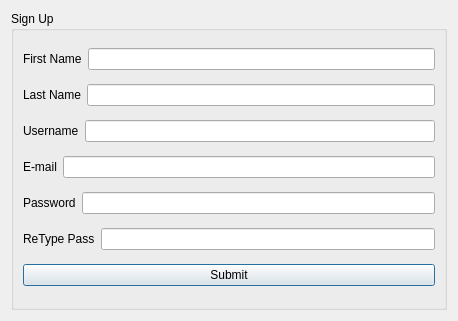
<?xml version="1.0" encoding="UTF-8"?>
<ui version="4.0">
 <class>SignUp</class>
 <widget class="QDialog" name="SignUp">
  <property name="geometry">
   <rect>
    <x>0</x>
    <y>0</y>
    <width>458</width>
    <height>321</height>
   </rect>
  </property>
  <property name="windowTitle">
   <string>Dialog</string>
  </property>
  <layout class="QHBoxLayout" name="horizontalLayout_7">
   <item>
    <widget class="QGroupBox" name="groupBox">
     <property name="title">
      <string>Sign Up</string>
     </property>
     <layout class="QVBoxLayout" name="verticalLayout">
      <item>
       <layout class="QHBoxLayout" name="horizontalLayout">
        <item>
         <widget class="QLabel" name="label">
          <property name="text">
           <string>First Name</string>
          </property>
         </widget>
        </item>
        <item>
         <widget class="QLineEdit" name="lineEdit_firstname"/>
        </item>
       </layout>
      </item>
      <item>
       <layout class="QHBoxLayout" name="horizontalLayout_2">
        <item>
         <widget class="QLabel" name="label_2">
          <property name="text">
           <string>Last Name</string>
          </property>
         </widget>
        </item>
        <item>
         <widget class="QLineEdit" name="lineEdit_lastname"/>
        </item>
       </layout>
      </item>
      <item>
       <layout class="QHBoxLayout" name="horizontalLayout_3">
        <item>
         <widget class="QLabel" name="label_3">
          <property name="text">
           <string>Username</string>
          </property>
         </widget>
        </item>
        <item>
         <widget class="QLineEdit" name="lineEdit_username"/>
        </item>
       </layout>
      </item>
      <item>
       <layout class="QHBoxLayout" name="horizontalLayout_4">
        <item>
         <widget class="QLabel" name="label_4">
          <property name="text">
           <string>E-mail</string>
          </property>
         </widget>
        </item>
        <item>
         <widget class="QLineEdit" name="lineEdit_email"/>
        </item>
       </layout>
      </item>
      <item>
       <layout class="QHBoxLayout" name="horizontalLayout_5">
        <item>
         <widget class="QLabel" name="label_5">
          <property name="text">
           <string>Password</string>
          </property>
         </widget>
        </item>
        <item>
         <widget class="QLineEdit" name="lineEdit_password">
          <property name="echoMode">
           <enum>QLineEdit::Password</enum>
          </property>
         </widget>
        </item>
       </layout>
      </item>
      <item>
       <layout class="QHBoxLayout" name="horizontalLayout_6">
        <item>
         <widget class="QLabel" name="label_6">
          <property name="text">
           <string>ReType Pass</string>
          </property>
         </widget>
        </item>
        <item>
         <widget class="QLineEdit" name="lineEdit_retype_pass">
          <property name="echoMode">
           <enum>QLineEdit::Password</enum>
          </property>
         </widget>
        </item>
       </layout>
      </item>
      <item>
       <widget class="QPushButton" name="pushButton_submit">
        <property name="text">
         <string>Submit</string>
        </property>
       </widget>
      </item>
     </layout>
    </widget>
   </item>
  </layout>
 </widget>
 <resources/>
 <connections/>
</ui>
